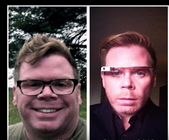
#> input picture images/face.png, 169 x 140 px, shrunk from 422 x 350 before the run; the run also reads 6 pictures not shown here
$ jupyter execute --allow-errors p2.ipynb   (shell and % lines are left out)
#> lines starting #> are read from the running program, lines starting #| are printed output that depends on the picture
# Computer vision - Laboratory

==============================================================================================
## Practicum 2: Filtering and edge detection

==============================================================================================

The main topics are:
1. Convolution
2. Image smoothing
3. Edge detection
4. Applications: Hybrid images and video anonimization

In order to complete this practicum, the following concepts need to be understood: linear filters, histograms, convolutions, and edges.

The following chapters of the book "Computer Vision: Algorithms and Applications" by Richard Szeliski provide additional information:
* Chapter 3. Image processing: Point operators & linear filtering.
* Chapter 4. Feature detection and matching: Edges.

### 2.1 Image processing with different scales and filters

a) Read the image "face.png" and analyse its histogram. What is the histogram representing for an image?

- Visualize the R, G, and B channels of the image.

- Visualize the histogram of a color image with the following characteristics:

    - Obtain the histogram with 8, 32, 64 and 256 bins.

    - Visualize the histogram of each channel and the gray level image and compare them. Comment their difference (see image bellow as an example of histogram extraction).

Note: What type should be the image in order to compute the histogram? Check using different bins for the histogram.

Hint: the `exposure` module within the `skimage` library makes the histogram extraction easy!

Help: [matplotlib image tutorial](https://matplotlib.org/users/image_tutorial.html)

[cell 1]
from skimage import io, img_as_ubyte, img_as_float, exposure
from skimage.color import rgba2rgb, rgb2gray
from matplotlib import pyplot as plt
import numpy as np

titles = ["Red", "Green", "Blue"]
face = rgba2rgb(io.imread('images/face.png'))
fig, axs = plt.subplots(nrows=1, ncols=3, figsize=(10, 5))
for c, ax in zip(range(3), axs):
    tmp_img = face[...,c]
    ax.set_title(titles[c])
    ax.set_axis_off()
    ax.imshow(tmp_img, cmap="gray")

def plot_hist(nbins, title):
#> called with nbins = 8, title = 'Histogram with 8 nbins'
    face = img_as_ubyte(rgba2rgb(io.imread('images/face.png')))
    face_gray = rgb2gray(face)
    hist = exposure.histogram(img_as_float(face_gray), nbins)
#> hist = ([7536, 5580, 2821, 2107, 1813, 1672, 1161, 970], [0.0625, 0.188, 0.312, 0.438, 0.562, 0.688, 0.812, 0.938])
    hist0 = exposure.histogram(img_as_float(face[:,:,0]), nbins)
#> hist0 = ([6646, 4838, 2991, 2011, 1811, 1525, 1472, 2366], [0.0625, 0.188, 0.312, 0.438, 0.562, 0.688, 0.812, 0.938])
    hist1 = exposure.histogram(img_as_float(face[:,:,1]), nbins)
#> hist1 = ([7972, 5587, 2870, 2076, 1943, 1434, 977, 801], [0.0625, 0.188, 0.312, 0.438, 0.562, 0.688, 0.812, 0.938])
    hist2 = exposure.histogram(img_as_float(face[:,:,2]), nbins)
#> hist2 = ([7406, 5961, 2771, 2014, 1751, 1572, 1026, 1159], [0.0625, 0.188, 0.312, 0.438, 0.562, 0.688, 0.812, 0.938])
    counts, x = hist
#> counts = [7536, 5580, 2821, 2107, 1813, 1672, 1161, 970]; x = [0.0625, 0.188, 0.312, 0.438, 0.562, 0.688, 0.812, 0.938]
    counts0, x0 = hist0
#> counts0 = [6646, 4838, 2991, 2011, 1811, 1525, 1472, 2366]; x0 has the same summary as x
    counts1, x1 = hist1
#> counts1 = [7972, 5587, 2870, 2076, 1943, 1434, 977, 801]; x1 has the same summary as x
    counts2, x2 = hist2
#> counts2 = [7406, 5961, 2771, 2014, 1751, 1572, 1026, 1159]; x2 has the same summary as x

    fig,ax = plt.subplots(figsize=(10,2))
    i = np.arange(nbins)
    width=0.2
    hGray = ax.bar(i, counts, width, color='y')
#> hGray = 8 items
    hR = ax.bar(i + width, counts0, width, color='r')
#> hR = 8 items
    hG = ax.bar(i + 2*width, counts1, width, color='g')
#> hG = 8 items
    hB = ax.bar(i + 3*width, counts2, width, color='b')
#> hB = 8 items
    ax.set_title(title)
    plt.show()
#> figure, not shown here; tallest bar 7536 high, from x = -0.1 to 0.1; tallest bar 6646 high, from x = 0.1 to 0.3; tallest bar 7972 high, from x = 0.3 to 0.5

plot_hist(8, "Histogram with 8 nbins")
plot_hist(32, "Histogram with 32 nbins")
plot_hist(64, "Histogram with 64 nbins")
#> call 3 of plot_hist, with nbins = 64, title = 'Histogram with 64 nbins'
#> in plot_hist (call 3), `counts, x = hist`: counts = 64 values, max 2605 at index 0, min 32 at index 62, mean 369.7; x = 64 values from 0.00781 to 0.992
#> in plot_hist (call 3), `counts0, x0 = hist0`: counts0 = 64 values, max 2735 at index 0, min 91 at index 57, mean 369.7; x0 = 64 values from 0.00781 to 0.992
#> in plot_hist (call 3), `counts1, x1 = hist1`: counts1 = 64 values, max 2665 at index 0, min 34 at index 62, mean 369.7; x1 = 64 values from 0.00781 to 0.992
#> in plot_hist (call 3), `counts2, x2 = hist2`: counts2 = 64 values, max 2367 at index 0, min 85 at index 62, mean 369.7; x2 = 64 values from 0.00781 to 0.992
#> in plot_hist (call 3), `hGray = ax.bar(i, counts, width, color='y')`: hGray = 64 items
#> in plot_hist (call 3), `plt.show()`:
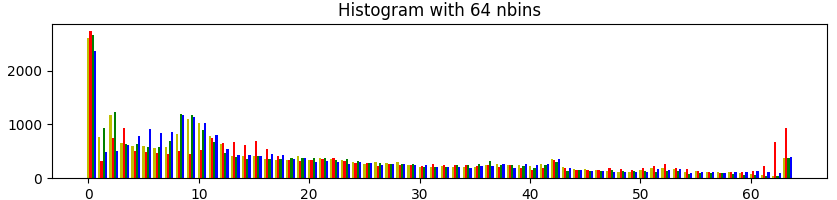
#> figure drawn by matplotlib, 1 panel; tallest bar 2605 high, from x = -0.1 to 0.1; tallest bar 2735 high, from x = 0.1 to 0.3; tallest bar 2665 high, from x = 0.3 to 0.5
plot_hist(256, "Histogram with 256 nbins")

"""The histogram represents the intensity of the channels rgb and the
graylevel,this instensitis are representet with the color bars of
the histogram"""

"""While the histogram's nbins are augmenting the histogram x's are reducing and the y's are augmenting """

b) Read the image `face.png` and convolve it with a horizontal mask `mask_h1d=[1,1,1,1,1,1,1,1,1,1,1,1,1,1,1]` after the mask normalization. Afterwards, substract the obtained image to the original one and save the new image.

***To make your code legible, the resulted images should be shown in a 3x1 plot, with the following titles: a) 'Original image', b) 'Convolved image' and c) 'Difference with the original image'***

Hint: the `convolve` command belongs to the library `ndimage` of `scipy`.

- Observe and comment how the ***type*** and the ***range of values (max & min)*** changed when different operations have been applied on the image.

- Plot the different images ((a)original image, (b)intermediate and (c)final) on a figure with multiple images. Put titles on the image plots to explain what each image represents. Is the type of the mask important for the convolution? How is the image changed after the convolution? You need to repeat several times the convolution. Moreover, you need to also use bigger masks in order to observe better the effect of it. Present at least 5 experiments commenting the results obtained and their differences.

Note: Remember that `matplotlib.pyplot` automatically rescales the pixel values of the image before displaying them. Visualize with and without values range rescaling.

Note: The command `convolve` performs a multidimensional convolution! A vector should be represented as: [[1,...1]].

[cell 2]
from scipy import ndimage
mask_h1d=[1,1,1,1,1,1,1,1,1,1,1,1,1,1,1]
face = rgb2gray(rgba2rgb(io.imread('images/face.png')))
h = ndimage.convolve(face, [mask_h1d])
h = (h - h.min())*((1 -h.min()/(h.max()-h.min())))+h.min()
r = face - h
imgs = [face, h, r]
titles = ["a) 'Original image'", " b) 'Convolved image' ", " c) 'Difference with the original "]
fig, axs = plt.subplots(nrows=1, ncols=3, figsize=(15, 5))
for i, ax in zip(range(3), axs):
    ax.set_title(titles[i])
    ax.set_axis_off()
    ax.imshow(imgs[i], cmap="gray")
plt.imshow(h, cmap="gray")
plt.show()

[cell 3]
mask_h1d=[1,1,1,1,1,1,1,1,1,1,1,1,1,1,1,1,1,1,1,1,1,1,1,1,1,1,1,1]
h = ndimage.convolve(face, [mask_h1d])
h = (h - h.min())*((1 -h.min()/(h.max()-h.min())))+h.min()
r = face - h
imgs = [face, h, r]
titles = ["a) 'Original image'", " b) 'Convolved image' ", " c) 'Difference with the original "]
fig, axs = plt.subplots(nrows=1, ncols=3, figsize=(15, 5))
for i, ax in zip(range(3), axs):
    ax.set_title(titles[i])
    ax.set_axis_off()
    ax.imshow(imgs[i], cmap="gray")
plt.imshow(h, cmap="gray")
plt.show()

[cell 4]
mask_h1d=[1,1,1,1,1,1,1,1,1,1,1,1,1,1,1]
h = ndimage.convolve(face, [mask_h1d])
h = (h - h.min())*((1 -h.min()/(h.max()-h.min())))+h.min()
r = face - h
imgs = [face, h, r]
titles = ["a) 'Original image'", " b) 'Convolved image' ", " c) 'Difference with the original "]
fig, axs = plt.subplots(nrows=1, ncols=3, figsize=(15, 5))
for i, ax in zip(range(3), axs):
    ax.set_title(titles[i])
    ax.set_axis_off()
    ax.imshow(imgs[i], cmap="gray")
plt.imshow(h, cmap="gray")
plt.show()

[cell 5]
mask_h1d=[1/16, 4/16, 6/16, 4/16, 1/16]
h = ndimage.convolve(face, [mask_h1d])
h = (h - h.min())*((1 -h.min()/(h.max()-h.min())))+h.min()
r = face - h
imgs = [face, h, r]
titles = ["a) 'Original image'", " b) 'Convolved image' ", " c) 'Difference with the original "]
fig, axs = plt.subplots(nrows=1, ncols=3, figsize=(15, 5))
for i, ax in zip(range(3), axs):
    ax.set_title(titles[i])
    ax.set_axis_off()
    ax.imshow(imgs[i], cmap="gray")
plt.imshow(h, cmap="gray")
plt.show()

[cell 6]
mask_h1d=[0,0,0,0,0,1,0,0,0]
h = ndimage.convolve(face, [mask_h1d])
h = (h - h.min())*((1 -h.min()/(h.max()-h.min())))+h.min()
r = face - h
imgs = [face, h, r]
titles = ["a) 'Original image'", " b) 'Convolved image' ", " c) 'Difference with the original "]
fig, axs = plt.subplots(nrows=1, ncols=3, figsize=(15, 5))
for i, ax in zip(range(3), axs):
    ax.set_title(titles[i])
    ax.set_axis_off()
    ax.imshow(imgs[i], cmap="gray")
plt.imshow(h, cmap="gray")
plt.show()

c) Convolve the image with a vertical one-dimensional mask. Compute and visualize the 3 images (a,b,c).

- Extract the image's histograms and visualize them.

- Compare the results with those of the previous exercise. How does the image change?

[cell 7]
mask_h1d=[1,1,1,1,1,1,1,1,1,1,1,1,1,1,1]
face = rgb2gray(rgba2rgb(io.imread('images/face.png')))
h = ndimage.convolve(face, np.transpose([mask_h1d]))
h = (h - h.min())*((1 -h.min()/(h.max()-h.min())))+h.min()
r = face - h
imgs = [face, h, r]
titles = ["a) 'Original image'", " b) 'Convolved image' ", " c) 'Difference with the original "]
fig, axs = plt.subplots(nrows=1, ncols=3, figsize=(15, 5))
for i, ax in zip(range(3), axs):
    ax.set_title(titles[i])
    ax.set_axis_off()
    ax.imshow(imgs[i], cmap="gray")
plt.imshow(h, cmap="gray")
plt.show()

d) Convolve the original image with a uniform `two-dimensional` mask of dimensions 15x15 and with all values set to 1. Compute and visualize the 3 images (a,b,c).

- Extract the image's histograms and visualize them.

- Compare the results with those of the previous exercise.

[cell 8]
mask_h1d=np.ones((15,15), dtype="uint8")
face = rgb2gray(rgba2rgb(io.imread('images/face.png')))
h = ndimage.convolve(face, mask_h1d)
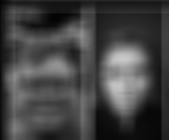
#> h: shape (140, 169) float64; min 3.09, max 202.2, mean 67.7
r = face - h
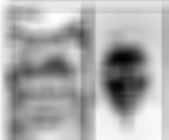
#> r: shape (140, 169) float64; min -201.3, max -3.09, mean -67.44; drawn with min black and max white
imgs = [face, h, r]
titles = ["a) 'Original image'", " b) 'Convolved image' ", " c) 'Difference with the original "]
fig, axs = plt.subplots(nrows=1, ncols=3, figsize=(15, 5))
for i, ax in zip(range(3), axs):
    ax.set_title(titles[i])
    ax.set_axis_off()
    ax.imshow(imgs[i], cmap="gray")
plt.imshow(h, cmap="gray")
plt.show()

e) Can we convolve a color image?

Implement a 3-channel filter, apply it, visualize the 3 images (a, b and c) and comment the results obtained.

Which is the result obtained when applying a single-channel filter channel by channel separately? Visualize again the three images (original, convolved and difference) and compare the results.

[cell 9]
mask_h1d=[1,1,1,1,1,1,1,1,1,1,1,1,1,1,1]
face = rgb2gray(rgba2rgb(io.imread('images/face.png')))
titles = ["a) RED", " b) GREEN ", " c) BLUE"]
fig, axs = plt.subplots(nrows=1, ncols=3, figsize=(15, 5))
for i, ax in zip(range(3), axs):
    tmp_img = face[...,]
    h = ndimage.convolve(tmp_img, [mask_h1d])
    ax.set_title(titles[i])
    ax.set_axis_off()
    ax.imshow(tmp_img, cmap="gray")
plt.show()

Given a color image (im), what is the difference between ***a*** and ***b*** ?

*** a) ***

im_2=np.array(im, dtype='float')

*** b) ***

im_2=np.array(im)

im_2=img_as_float(im_2)

[cell 10]
im = io.imread('images/face.png')
#> im is the input picture: shape (140, 169, 4); mean R, G, B, A 91.9, 72.3, 76.8, 255

#a)
im1 = np.array(rgba2rgb(im), dtype='float')

#b)
im2 = np.array(im)
im2 = img_as_float(im2)

fig, axs = plt.subplots(nrows=1, ncols=2, figsize=(15, 5))

axs[0].imshow(im1, cmap="gray")
axs[0].set_title("Image a)")
axs[1].imshow(im2, cmap="gray")
axs[1].set_title("Image b)")
plt.show()

f) Change the size of the image a) reducing it 10 times ***and*** b) augmenting it two times.

Observe if the histogram (i.e. nbins = 32) of the new images changed, and comment what happens and why.

Apply the convolution on the three images with the same two dimensional uniform mask and comment the results.
Note: Observe what is the output of the command `resize`.

[cell 11]
from skimage.transform import resize
a = resize(im1, (int(im1.shape[0]/10), int(im1.shape[1]/10)))
b = resize(im2, (int(im2.shape[0]*2), int(im2.shape[1]*2)))
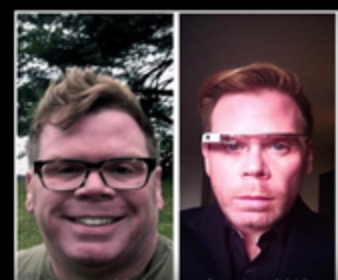
#> b: shape (280, 338, 4) float64; mean R, G, B, A 0.36, 0.283, 0.3, 1

fig, axs = plt.subplots(nrows=1, ncols=2, figsize=(15, 5))

axs[0].imshow(a, cmap="gray")
axs[0].set_title("Reducing image a)")
axs[1].imshow(b, cmap="gray")
axs[1].set_title("Augmenting image b)")

hist = exposure.histogram(a, 32)
counts, x = hist
#> counts = 32 values, max 63 at index 5, min 2 at index 29, mean 21; x = 32 values from 0.0419 to 0.948
fig,ax = plt.subplots(figsize=(10,2))
i = np.arange(32)
width=0.2
h = ax.bar(i, counts, width, color='r')
#> h = 32 items

hist = exposure.histogram(b, 32)
counts, x = hist
#> counts = 32 values, max 101201 at index 31, min 2421 at index 30, mean 11830; x = 32 values from 0.0156 to 0.984
fig,ax = plt.subplots(figsize=(10,2))
i = np.arange(32)
width=0.2
h = ax.bar(i, counts, width, color='b')

mask = np.ones((10,10), dtype="uint8")
i1 = ndimage.convolve(rgb2gray(rgba2rgb(im)), mask)
i2 = ndimage.convolve(rgb2gray(im1), mask)
i3 = ndimage.convolve(rgb2gray(a), mask)
i4 = ndimage.convolve(rgb2gray(rgba2rgb(im2)), mask)
i5 = ndimage.convolve(rgb2gray(rgba2rgb(b)), mask)
fig, axs = plt.subplots(nrows=1, ncols=3, figsize=(15, 5))
axs[0].imshow(i1, cmap="gray")
axs[1].imshow(i2, cmap="gray")
axs[2].imshow(i3, cmap="gray")

fig, axs = plt.subplots(nrows=1, ncols=3, figsize=(15, 5))
axs[0].imshow(i1, cmap="gray")
axs[1].imshow(i4, cmap="gray")
axs[2].imshow(i5, cmap="gray")
plt.show()
#> figure, not shown here; tallest bar 63 high, from x = 4.9 to 5.1
#> figure, not shown here; tallest bar 101201 high, from x = 30.9 to 31.1
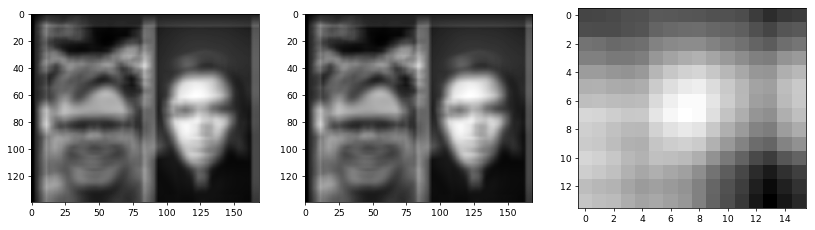
#> figure drawn by matplotlib, 3 panels

### 2.2 Image processing with weighting and non-linear filters

a) Generate the following kernels and apply them to the original image of the previous exercise:

- Gaussian kernel with sigma = 1
- Gaussian kernel with a different sigma value. Which is the most adequate value for keeping the main objects and structures of the image?
- Median filter.

Comment the effect of using different kinds of filters on the original image.

Hint: use the skimage.filters function for creating the different filters.

[cell 12]
from skimage.filters import gaussian

face = rgb2gray(rgba2rgb(io.imread('images/face.png')))
titles = ['a) Sigam = 1', 'b) Sigma = 0.5']
sigma = [1, 0.1]
fig, axs = plt.subplots(nrows=1, ncols=2, figsize=(15, 5))
for i, ax in zip(range(2), axs):
    tmp_img = gaussian(face, sigma=sigma[i])
    ax.set_title(titles[i])
    ax.set_axis_off()
    ax.imshow(tmp_img, cmap="gray")
#> this loop made 2 passes
#> pass 1, `tmp_img = gaussian(face, sigma=sigma[i])`:
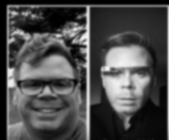
#> tmp_img: shape (140, 169) float64; min 0, max 0.971, mean 0.301
plt.show()

**(Optional)** Apply the smoothing on some other images and present their results.

### 2.3 Determine the optimal contour

a) Load the 'logo.png' image and visualize its contours.

Apply different contour extraction tecniques introduced during the theory session (prewitt, sobel and canny). Find the optimal parameteres for each of them.

Use subplot and title to visualize the results.

Which is the best countour detection technique?

Which are the optimal parameters for this image?

Is it necessary to normalize the mask as we do in the filtering applied for the smoothing?

Hint: you can use skimage.feature.canny for applying the canny filter

Optional: Superimpose the contours over the image.

[cell 13]
from skimage.feature import canny
import skimage.filters

titles = ["Prewitt", "Prewitt V", "Prewitt H", "Sobel", "Sobel V", "Sobel H"]
fig, axs = plt.subplots(nrows=1, ncols=2, figsize=(15, 5))
#> (the rest of this cell did not finish here and is left out)

b)	Repeate the experiment with other images, if you want you can use the ones included in the folder **images**. Comment if the parameters need to be changed for the different images.

- Are the contours improved if the image is previously smoothed ?
- Which are the limitations of the different images contour extraction?

[cell 14]
titles = ["Prewitt", "Prewitt V", "Prewitt H", "Sobel", "Sobel V", "Sobel H"]
#> titles = ['Prewitt', 'Prewitt V', 'Prewitt H', 'Sobel', 'Sobel V', 'Sobel H']
fig, axs = plt.subplots(nrows=1, ncols=2, figsize=(15, 5))
cat = rgb2gray(io.imread('images/cat.jpg'))
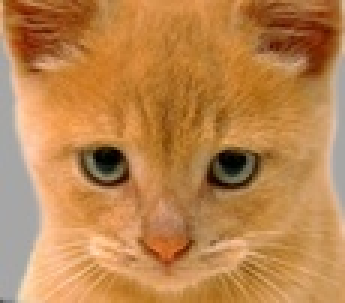
#> input picture images/cat.jpg, 115 x 101 px, shrunk from 287 x 253 before the run (shown 3 times larger)
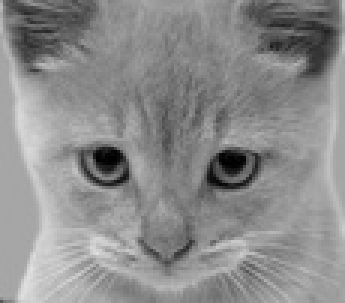
#> cat: shape (101, 115) float64 (shown 3 times larger); min 0.0025, max 0.881, mean 0.55
axs[0].set_title("Original")
axs[0].imshow(cat, cmap="gray")

im_canny = canny(cat, sigma=1)
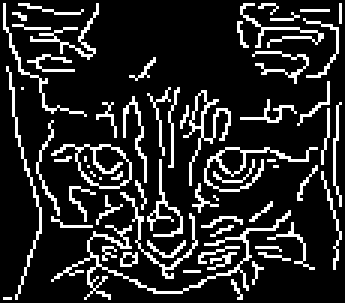
#> im_canny: shape (101, 115) bool (shown 3 times larger); 15.8% white in thin lines or dots
axs[1].set_title("Canny")
axs[1].imshow(im_canny, cmap="gray")

fig, axs = plt.subplots(nrows=2, ncols=3, figsize=(15, 5))

im_prewitt = skimage.filters.prewitt(cat)
axs[0][0].set_title(titles[0])
axs[0][0].imshow(im_prewitt, cmap="gray")

im_prewitt_v = skimage.filters.prewitt_v(cat)
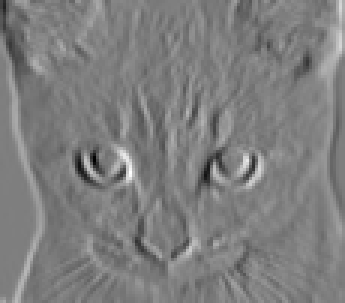
#> im_prewitt_v: shape (101, 115) float64 (shown 3 times larger); min -0.436, max 0.442, mean 0.000249; drawn with min black and max white
axs[0][1].set_title(titles[1])
axs[0][1].imshow(im_prewitt_v, cmap="gray")

im_prewitt_h = skimage.filters.prewitt_h(cat)
axs[0][2].set_title(titles[2])
axs[0][2].imshow(im_prewitt_h, cmap="gray")

im_sobel = skimage.filters.sobel(cat)
axs[1][0].set_title(titles[3])
axs[1][0].imshow(im_sobel, cmap="gray")

im_sobel_v = skimage.filters.sobel_v(cat)
axs[1][1].set_title(titles[4])
axs[1][1].imshow(im_sobel_v, cmap="gray")

im_sobel_h = skimage.filters.sobel_h(cat)
axs[1][2].set_title(titles[5])
axs[1][2].imshow(im_sobel_h, cmap="gray")

plt.show()

[cell 15]
titles = ["Prewitt", "Prewitt V", "Prewitt H", "Sobel", "Sobel V", "Sobel H"]
fig, axs = plt.subplots(nrows=1, ncols=2, figsize=(15, 5))
street = rgb2gray(rgba2rgb(io.imread('images/street.png')))
axs[0].set_title("Original")
axs[0].imshow(street, cmap="gray")

#> (the rest of this cell did not finish here and is left out)

d) Optional: How many different ways can the Sobel detector be applied? Apply it (in all possible ways), and visualize and compare the obtained results.

### 2.4 Applying smoothing in order to obtain hybrid images

a) Given `Einstein.jpg` and `monroe.jpg` images, compute the hybrid image and visualize it (consult the theory slides for hybrid image definition).

Hint: In order to highlight the effect, in the low frequency image you should define a lower sigma, while for the high frequency image you should use a higher one.

[cell 16]
from skimage.filters import frangi, hessian, gaussian

einstein = rgb2gray(io.imread('images/Einstein.jpg'))
monroe = rgb2gray(io.imread('images/monroe.jpg'))

fig, ax = plt.subplots(nrows=2, ncols=3,figsize=(15, 5))

ax[0][0].imshow(einstein, cmap="gray")
ax[0][0].set_axis_off()
ax[0][0].set_title("Original Image")

ax[0][1].imshow(frangi(einstein), cmap="gray")
ax[0][1].set_axis_off()
ax[0][1].set_title("Filtered Image")

gaussian_einstein = gaussian(einstein, sigma=1)
ax[0][2].imshow(gaussian_einstein, cmap="gray")
ax[0][2].set_axis_off()
ax[0][2].set_title("Filtered Image")

ax[1][0].imshow(monroe, cmap="gray")
ax[1][0].set_axis_off()
ax[1][0].set_title("Original Image")

ax[1][1].imshow(frangi(monroe), cmap="gray")
ax[1][1].set_axis_off()
ax[1][1].set_title("Filtered Image")

#> (the rest of this cell did not finish here and is left out)

## b) Combine both hybrid images and visualize them. Analyze which is the best way of showing it if our aim is to see Marylin Monroe. Additionally, rescale the image to different size and comment the results. Present the different visualizations of the experiment performed.

Optional : compute hybrid images from other images. Apply it over color images.

#> (a cell that did not finish here is left out)

## 2.5 Anonimization of videos

One of the important problems in Computer Vision as a science that manages data (images and videos) is the anonimization of persons appearing in them. Given the collection of images in the folder collection bigbang, smooth the images in order to make unrecognizible the faces of the persons. Display sequentially the original and the anonimized images.

Help:

- In order to read all images from a sequence, check the type [ImageCollection](http://scikit-image.org/docs/0.7.0/api/skimage.io.collection.html).

- In order to animate a sequence of images, you can use the animation library of matplotlib (in particular, [FuncAnimation](https://matplotlib.org/api/animation_api.html).

Note that the animation library does not work with %matplotlib inline visualizing in the same notebook the images. You should use the matplotlib nbagg plugin to visualize the sequence of images in a different window. To this purpose, write before animation the following line:

% matplotlib nbagg

[cell 18]
def run(i):
    im.set_array(collection[i*5])
    return im

collection = io.ImageCollection('images/bigbangcollection/*.png')
#> collection = 3 items
for img in collection:
    img = frangi(img)
#> this loop made 3 passes
import matplotlib.animation as animation

i=0
vid = plt.figure()
im = plt.imshow(collection[i], animated=True)

ani = animation.FuncAnimation(vid, run, interval=10, blit=False, frames=100, repeat= False)
